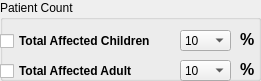
      <widget class="QGroupBox" name="groupBox_17">
       <property name="geometry">
        <rect>
         <x>280</x>
         <y>70</y>
         <width>261</width>
         <height>81</height>
        </rect>
       </property>
       <property name="title">
        <string>Patient Count</string>
       </property>
       <widget class="QCheckBox" name="chkloadDChild">
        <property name="geometry">
         <rect>
          <x>0</x>
          <y>30</y>
          <width>181</width>
          <height>22</height>
         </rect>
        </property>
        <property name="font">
         <font>
          <weight>75</weight>
          <bold>true</bold>
         </font>
        </property>
        <property name="text">
         <string>Total Affected Children</string>
        </property>
       </widget>
       <widget class="QCheckBox" name="chkloadDAdult">
        <property name="geometry">
         <rect>
          <x>0</x>
          <y>60</y>
          <width>171</width>
          <height>22</height>
         </rect>
        </property>
        <property name="font">
         <font>
          <weight>75</weight>
          <bold>true</bold>
         </font>
        </property>
        <property name="text">
         <string>Total Affected Adult</string>
        </property>
       </widget>
       <widget class="QComboBox" name="cmbDChild">
        <property name="geometry">
         <rect>
          <x>180</x>
          <y>30</y>
          <width>51</width>
          <height>21</height>
         </rect>
        </property>
        <item>
         <property name="text">
          <string>10</string>
         </property>
        </item>
        <item>
         <property name="text">
          <string>20</string>
         </property>
        </item>
        <item>
         <property name="text">
          <string>25</string>
         </property>
        </item>
        <item>
         <property name="text">
          <string>30</string>
         </property>
        </item>
        <item>
         <property name="text">
          <string>40</string>
         </property>
        </item>
        <item>
         <property name="text">
          <string>50</string>
         </property>
        </item>
        <item>
         <property name="text">
          <string>60</string>
         </property>
        </item>
        <item>
         <property name="text">
          <string>70</string>
         </property>
        </item>
        <item>
         <property name="text">
          <string>75</string>
         </property>
        </item>
        <item>
         <property name="text">
          <string>80</string>
         </property>
        </item>
        <item>
         <property name="text">
          <string>90</string>
         </property>
        </item>
        <item>
         <property name="text">
          <string>100</string>
         </property>
        </item>
       </widget>
       <widget class="QComboBox" name="cmbDAdult">
        <property name="geometry">
         <rect>
          <x>180</x>
          <y>60</y>
          <width>51</width>
          <height>21</height>
         </rect>
        </property>
        <item>
         <property name="text">
          <string>10</string>
         </property>
        </item>
        <item>
         <property name="text">
          <string>20</string>
         </property>
        </item>
        <item>
         <property name="text">
          <string>25</string>
         </property>
        </item>
        <item>
         <property name="text">
          <string>30</string>
         </property>
        </item>
        <item>
         <property name="text">
          <string>40</string>
         </property>
        </item>
        <item>
         <property name="text">
          <string>50</string>
         </property>
        </item>
        <item>
         <property name="text">
          <string>60</string>
         </property>
        </item>
        <item>
         <property name="text">
          <string>70</string>
         </property>
        </item>
        <item>
         <property name="text">
          <string>75</string>
         </property>
        </item>
        <item>
         <property name="text">
          <string>80</string>
         </property>
        </item>
        <item>
         <property name="text">
          <string>90</string>
         </property>
        </item>
        <item>
         <property name="text">
          <string>100</string>
         </property>
        </item>
       </widget>
       <widget class="Line" name="line_4">
        <property name="geometry">
         <rect>
          <x>270</x>
          <y>0</y>
          <width>20</width>
          <height>101</height>
         </rect>
        </property>
        <property name="orientation">
         <enum>Qt::Vertical</enum>
        </property>
       </widget>
       <widget class="QLabel" name="lblmgPerC">
        <property name="geometry">
         <rect>
          <x>240</x>
          <y>30</y>
          <width>21</width>
          <height>17</height>
         </rect>
        </property>
        <property name="font">
         <font>
          <pointsize>12</pointsize>
          <weight>75</weight>
          <bold>true</bold>
         </font>
        </property>
        <property name="text">
         <string>&lt;html&gt;&lt;head/&gt;&lt;body&gt;&lt;p&gt;%&lt;/p&gt;&lt;/body&gt;&lt;/html&gt;</string>
        </property>
       </widget>
       <widget class="QLabel" name="lblmgPerA">
        <property name="geometry">
         <rect>
          <x>240</x>
          <y>60</y>
          <width>21</width>
          <height>17</height>
         </rect>
        </property>
        <property name="font">
         <font>
          <pointsize>12</pointsize>
          <weight>75</weight>
          <bold>true</bold>
         </font>
        </property>
        <property name="text">
         <string>&lt;html&gt;&lt;head/&gt;&lt;body&gt;&lt;p&gt;%&lt;/p&gt;&lt;/body&gt;&lt;/html&gt;</string>
        </property>
       </widget>
      </widget>
